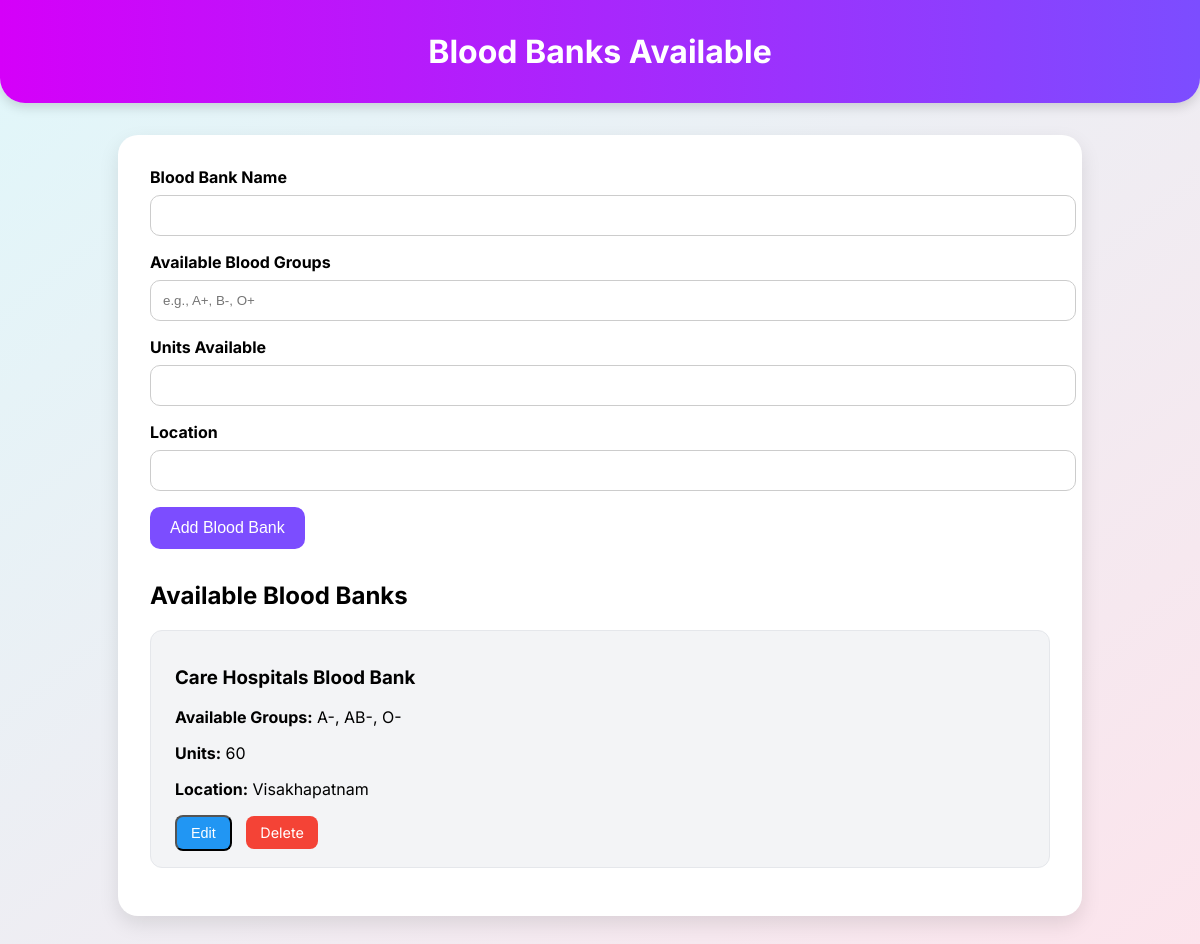
/blood_banks, run on the app's committed database.
### tables this page shows
CREATE TABLE blood_banks (
            id INTEGER PRIMARY KEY AUTOINCREMENT,
            name TEXT NOT NULL,
            available_groups TEXT NOT NULL,
            units TEXT NOT NULL,
            location TEXT NOT NULL
        );

### app.py (the view, shortened to what this page needs)
@app.route('/blood_banks', methods=['GET', 'POST'])
def blood_banks():
    conn = get_db_connection()
    cursor = conn.cursor()
    cursor.execute("SELECT * FROM blood_banks")
    banks = cursor.fetchall()
    conn.close()
    return render_template('blood_banks.html', banks=banks)

### app.py (called while the page is built)
def get_db_connection():
    db_path = os.path.join(os.path.dirname(__file__), 'bloodsource.db')
    conn = sqlite3.connect(db_path)
    conn.row_factory = sqlite3.Row
    return conn

### templates/blood_banks.html (shortened to what this page needs)
<!DOCTYPE html>
<html lang="en">
<head>
</head>
<body>
<header>
  <h1>Blood Banks Available</h1>
</header>
<div class="container">
  <form method="POST">
    <div class="form-group">
      <label for="name">Blood Bank Name</label>
      <input type="text" id="name" name="name" required>
    </div>
    <div class="form-group">
      <label for="available_groups">Available Blood Groups</label>
      <input type="text" id="available_groups" name="available_groups" placeholder="e.g., A+, B-, O+" required>
    </div>
    <div class="form-group">
      <label for="units">Units Available</label>
      <input type="text" id="units" name="units" required>
    </div>
    <div class="form-group">
      <label for="location">Location</label>
      <input type="text" id="location" name="location" required>
    </div>
    <button type="submit" class="submit-btn">Add Blood Bank</button>
  </form>
  <div class="bank-list">
    <h2>Available Blood Banks</h2>
    {% for bank in banks %}
    <div class="bank-card" id="bank-{{ bank['id'] }}">
      <div class="view-mode">
        <h3>{{ bank['name'] }}</h3>
        <p><strong>Available Groups:</strong> {{ bank['available_groups'] }}</p>
        <p><strong>Units:</strong> {{ bank['units'] }}</p>
        <p><strong>Location:</strong> {{ bank['location'] }}</p>
      </div>
      <div class="actions">
        <button class="edit-btn" onclick="toggleEdit({{ bank['id'] }})">Edit</button>
        <a href="/delete_bank/{{ bank['id'] }}" class="delete-btn" onclick="return confirm('Are you sure you want to delete this bank?');">Delete</a>
      </div>
    </div>
    {% endfor %}
  </div>
</div>
</body>
</html>

### templates/blood_banks.html (style rules this page uses)
body { font-family: 'Inter', sans-serif; margin: 0; padding: 0; background: linear-gradient(to bottom right, #e0f7fa, #fce4ec); }
header { background: linear-gradient(to right, #d500f9, #7c4dff); color: white; padding: 2rem; text-align: center; border-bottom-left-radius: 25px; border-bottom-right-radius: 25px; box-shadow: 0 4px 12px rgba(0,0,0,0.15); }
h1 { margin: 0; font-size: 2rem; }
.container { max-width: 900px; margin: 2rem auto; padding: 2rem; background: white; border-radius: 20px; box-shadow: 0 8px 20px rgba(0,0,0,0.1); }
.form-group { margin-bottom: 1rem; }
label { font-weight: bold; display: block; margin-bottom: 0.5rem; }
input[type="text"] { width: 100%; padding: 0.75rem; border: 1px solid #ccc; border-radius: 10px; }
.submit-btn { background-color: #7c4dff; color: white; border: none; padding: 12px 20px; border-radius: 10px; font-size: 1rem; cursor: pointer; }
.bank-list { margin-top: 2rem; }
.bank-card { background: #f3f4f6; border: 1px solid #e5e7eb; border-radius: 12px; padding: 1rem 1.5rem; margin-bottom: 1rem; }
.actions { margin-top: 10px; }
.edit-btn, .delete-btn, .save-btn, .cancel-btn { display: inline-block; padding: 8px 14px; border-radius: 8px; color: white; text-decoration: none; margin-right: 10px; font-size: 0.9rem; cursor: pointer; }
.edit-btn { background-color: #2196f3; }
.delete-btn { background-color: #f44336; }

### data on the page
blood_banks: name "Care Hospitals Blood Bank", available_groups "A-, AB-, O-", units "60", location "Visakhapatnam"
